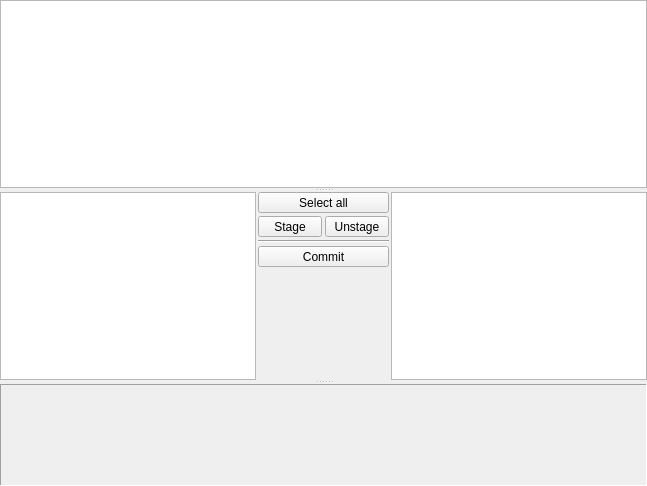
      <widget class="RepositoryWrapperFrame" name="frame_repository_wrapper">
       <property name="sizePolicy">
        <sizepolicy hsizetype="Preferred" vsizetype="Expanding">
         <horstretch>0</horstretch>
         <verstretch>0</verstretch>
        </sizepolicy>
       </property>
       <layout class="QVBoxLayout" name="verticalLayout_11">
        <property name="leftMargin">
         <number>0</number>
        </property>
        <property name="topMargin">
         <number>0</number>
        </property>
        <property name="rightMargin">
         <number>0</number>
        </property>
        <property name="bottomMargin">
         <number>0</number>
        </property>
        <item>
         <widget class="QSplitter" name="splitter_h">
          <property name="orientation">
           <enum>Qt::Vertical</enum>
          </property>
          <property name="childrenCollapsible">
           <bool>false</bool>
          </property>
          <widget class="LogTableWidget" name="tableWidget_log">
           <property name="contextMenuPolicy">
            <enum>Qt::CustomContextMenu</enum>
           </property>
           <property name="editTriggers">
            <set>QAbstractItemView::NoEditTriggers</set>
           </property>
           <property name="tabKeyNavigation">
            <bool>false</bool>
           </property>
           <property name="selectionMode">
            <enum>QAbstractItemView::SingleSelection</enum>
           </property>
           <property name="selectionBehavior">
            <enum>QAbstractItemView::SelectRows</enum>
           </property>
           <property name="horizontalScrollMode">
            <enum>QAbstractItemView::ScrollPerPixel</enum>
           </property>
           <property name="wordWrap">
            <bool>false</bool>
           </property>
           <attribute name="horizontalHeaderHighlightSections">
            <bool>false</bool>
           </attribute>
           <attribute name="horizontalHeaderStretchLastSection">
            <bool>true</bool>
           </attribute>
           <attribute name="verticalHeaderVisible">
            <bool>false</bool>
           </attribute>
          </widget>
          <widget class="QStackedWidget" name="stackedWidget_filelist">
           <property name="currentIndex">
            <number>0</number>
           </property>
           <widget class="QWidget" name="page_uncommited">
            <layout class="QHBoxLayout" name="horizontalLayout_2" stretch="1,0,1">
             <property name="spacing">
              <number>2</number>
             </property>
             <property name="leftMargin">
              <number>0</number>
             </property>
             <property name="topMargin">
              <number>0</number>
             </property>
             <property name="rightMargin">
              <number>0</number>
             </property>
             <property name="bottomMargin">
              <number>0</number>
             </property>
             <item>
              <widget class="FilesListWidget" name="listWidget_unstaged">
               <property name="sizePolicy">
                <sizepolicy hsizetype="Expanding" vsizetype="Preferred">
                 <horstretch>0</horstretch>
                 <verstretch>0</verstretch>
                </sizepolicy>
               </property>
               <property name="contextMenuPolicy">
                <enum>Qt::CustomContextMenu</enum>
               </property>
               <property name="selectionMode">
                <enum>QAbstractItemView::ExtendedSelection</enum>
               </property>
              </widget>
             </item>
             <item>
              <widget class="QFrame" name="frame_2">
               <property name="frameShape">
                <enum>QFrame::NoFrame</enum>
               </property>
               <property name="frameShadow">
                <enum>QFrame::Raised</enum>
               </property>
               <layout class="QVBoxLayout" name="verticalLayout_2">
                <property name="leftMargin">
                 <number>0</number>
                </property>
                <property name="topMargin">
                 <number>0</number>
                </property>
                <property name="rightMargin">
                 <number>0</number>
                </property>
                <property name="bottomMargin">
                 <number>0</number>
                </property>
                <item>
                 <layout class="QGridLayout" name="gridLayout" columnstretch="1,1">
                  <property name="topMargin">
                   <number>0</number>
                  </property>
                  <property name="bottomMargin">
                   <number>0</number>
                  </property>
                  <property name="spacing">
                   <number>3</number>
                  </property>
                  <item row="2" column="0" colspan="2">
                   <widget class="Line" name="line">
                    <property name="orientation">
                     <enum>Qt::Horizontal</enum>
                    </property>
                   </widget>
                  </item>
                  <item row="1" column="1">
                   <widget class="QToolButton" name="toolButton_unstage">
                    <property name="sizePolicy">
                     <sizepolicy hsizetype="MinimumExpanding" vsizetype="Fixed">
                      <horstretch>0</horstretch>
                      <verstretch>0</verstretch>
                     </sizepolicy>
                    </property>
                    <property name="minimumSize">
                     <size>
                      <width>64</width>
                      <height>0</height>
                     </size>
                    </property>
                    <property name="focusPolicy">
                     <enum>Qt::StrongFocus</enum>
                    </property>
                    <property name="text">
                     <string>Unstage</string>
                    </property>
                    <property name="icon">
                     <iconset resource="resources/resources.qrc">
                      <normaloff>:/image/unstage.svg</normaloff>:/image/unstage.svg</iconset>
                    </property>
                    <property name="iconSize">
                     <size>
                      <width>24</width>
                      <height>24</height>
                     </size>
                    </property>
                    <property name="toolButtonStyle">
                     <enum>Qt::ToolButtonTextUnderIcon</enum>
                    </property>
                   </widget>
                  </item>
                  <item row="0" column="0" colspan="2">
                   <widget class="QToolButton" name="toolButton_select_all">
                    <property name="sizePolicy">
                     <sizepolicy hsizetype="MinimumExpanding" vsizetype="Fixed">
                      <horstretch>0</horstretch>
                      <verstretch>0</verstretch>
                     </sizepolicy>
                    </property>
                    <property name="focusPolicy">
                     <enum>Qt::StrongFocus</enum>
                    </property>
                    <property name="text">
                     <string>Select all</string>
                    </property>
                    <property name="icon">
                     <iconset resource="resources/resources.qrc">
                      <normaloff>:/image/selall.svg</normaloff>:/image/selall.svg</iconset>
                    </property>
                    <property name="iconSize">
                     <size>
                      <width>24</width>
                      <height>18</height>
                     </size>
                    </property>
                    <property name="toolButtonStyle">
                     <enum>Qt::ToolButtonTextUnderIcon</enum>
                    </property>
                   </widget>
                  </item>
                  <item row="1" column="0">
                   <widget class="QToolButton" name="toolButton_stage">
                    <property name="sizePolicy">
                     <sizepolicy hsizetype="MinimumExpanding" vsizetype="Fixed">
                      <horstretch>0</horstretch>
                      <verstretch>0</verstretch>
                     </sizepolicy>
                    </property>
                    <property name="minimumSize">
                     <size>
                      <width>64</width>
                      <height>0</height>
                     </size>
                    </property>
                    <property name="focusPolicy">
                     <enum>Qt::StrongFocus</enum>
                    </property>
                    <property name="text">
                     <string>Stage</string>
                    </property>
                    <property name="icon">
                     <iconset resource="resources/resources.qrc">
                      <normaloff>:/image/stage.svg</normaloff>:/image/stage.svg</iconset>
                    </property>
                    <property name="iconSize">
                     <size>
                      <width>24</width>
                      <height>24</height>
                     </size>
                    </property>
                    <property name="toolButtonStyle">
                     <enum>Qt::ToolButtonTextUnderIcon</enum>
                    </property>
                   </widget>
                  </item>
                  <item row="3" column="0" colspan="2">
                   <widget class="QToolButton" name="toolButton_commit">
                    <property name="sizePolicy">
                     <sizepolicy hsizetype="MinimumExpanding" vsizetype="Fixed">
                      <horstretch>0</horstretch>
                      <verstretch>0</verstretch>
                     </sizepolicy>
                    </property>
                    <property name="focusPolicy">
                     <enum>Qt::StrongFocus</enum>
                    </property>
                    <property name="text">
                     <string>Commit</string>
                    </property>
                    <property name="icon">
                     <iconset resource="resources/resources.qrc">
                      <normaloff>:/image/commit.svg</normaloff>:/image/commit.svg</iconset>
                    </property>
                    <property name="iconSize">
                     <size>
                      <width>24</width>
                      <height>24</height>
                     </size>
                    </property>
                    <property name="toolButtonStyle">
                     <enum>Qt::ToolButtonTextUnderIcon</enum>
                    </property>
                   </widget>
                  </item>
                 </layout>
                </item>
                <item>
                 <spacer name="verticalSpacer">
                  <property name="orientation">
                   <enum>Qt::Vertical</enum>
                  </property>
                  <property name="sizeHint" stdset="0">
                   <size>
                    <width>20</width>
                    <height>0</height>
                   </size>
                  </property>
                 </spacer>
                </item>
               </layout>
              </widget>
             </item>
             <item>
              <widget class="FilesListWidget" name="listWidget_staged">
               <property name="sizePolicy">
                <sizepolicy hsizetype="Expanding" vsizetype="Preferred">
                 <horstretch>0</horstretch>
                 <verstretch>0</verstretch>
                </sizepolicy>
               </property>
               <property name="contextMenuPolicy">
                <enum>Qt::CustomContextMenu</enum>
               </property>
               <property name="selectionMode">
                <enum>QAbstractItemView::ExtendedSelection</enum>
               </property>
              </widget>
             </item>
            </layout>
           </widget>
           <widget class="QWidget" name="page_files">
            <layout class="QVBoxLayout" name="verticalLayout">
             <property name="leftMargin">
              <number>0</number>
             </property>
             <property name="topMargin">
              <number>0</number>
             </property>
             <property name="rightMargin">
              <number>0</number>
             </property>
             <property name="bottomMargin">
              <number>0</number>
             </property>
             <item>
              <widget class="FilesListWidget" name="listWidget_files">
               <property name="contextMenuPolicy">
                <enum>Qt::CustomContextMenu</enum>
               </property>
              </widget>
             </item>
            </layout>
           </widget>
          </widget>
          <widget class="QFrame" name="frame_diff_view">
           <property name="frameShape">
            <enum>QFrame::Panel</enum>
           </property>
           <property name="frameShadow">
            <enum>QFrame::Sunken</enum>
           </property>
           <layout class="QVBoxLayout" name="verticalLayout_6">
            <property name="spacing">
             <number>0</number>
            </property>
            <property name="leftMargin">
             <number>0</number>
            </property>
            <property name="topMargin">
             <number>0</number>
            </property>
            <property name="rightMargin">
             <number>0</number>
            </property>
            <property name="bottomMargin">
             <number>0</number>
            </property>
            <item>
             <widget class="FileDiffWidget" name="widget_diff_view" native="true">
              <property name="minimumSize">
               <size>
                <width>0</width>
                <height>100</height>
               </size>
              </property>
              <property name="focusPolicy">
               <enum>Qt::ClickFocus</enum>
              </property>
             </widget>
            </item>
           </layout>
          </widget>
         </widget>
        </item>
       </layout>
      </widget>
